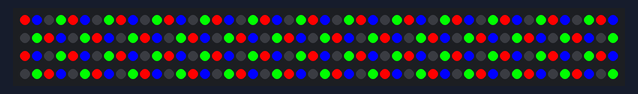
A sketch run on a simulated ESP32. Shown: 200 RGB LEDs in strip order, left to right, continuing on the next row. Dim RGB values are drawn brighter than linear; WiFi joins after 1.5 s; servers stay silent unless stated; colours are those a GRB WS2812 strip shows for the declared byte order.

Above: at 0.1 s.
At 37.22 s:
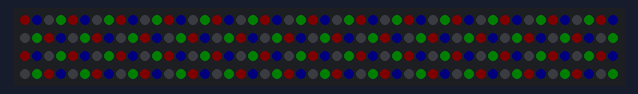

The sketch:

Full_test2.ino
```cpp
#define K32_SET_NODEID      0
#define K32_SET_HWREVISION  1


#include "debug.h"

// #include <ESP_FlexyStepper.h>   // https://github.com/pkerspe/ESP-FlexyStepper
// ESP_FlexyStepper stepper;

// #define PIN_LEDSTRIP  18
// #define PIN_LEDDOT    19
// #define STRIP_TYPE    LED_SK6812W_V1  // LED_WS2812_V1  LED_WS2812B_V1  LED_WS2812B_V2  LED_WS2812B_V3  LED_WS2813_V1  LED_WS2813_V2   LED_WS2813_V3  LED_WS2813_V4  LED_SK6812_V1  LED_SK6812W_V1,
// #define STRIP_SIZE    180

float maxSpeed = 0;


void setup()
{
  // STEPPER
  // stepper_setup();

  // WIFI
  wifi_ota( "faraway-proto");
  wifi_maxTry(20);
  wifi_connect("kxkm-wifi", "KOMPLEXKAPHARNAUM");

  // LEDS manual
  leds_setup();
  leds_all(255);
}

int dec = 255;

void loop()
{
  wifi_loop();
  // stepper_loop();
  delay(10);

  // float speed = stepper.getCurrentVelocityInStepsPerSecond();
  // if (speed < 0) speed *= -1;
  // if (speed > maxSpeed) maxSpeed = speed;

  // int master = min(255, 100*speed/maxSpeed);

  dec -= 1;
  if (dec < 0) dec = 255;
  // leds_all(dec);

  leds_all(dec);
}
```

FastLED_RGBW.h
```cpp
/* FastLED_RGBW
 *
 * Hack to enable SK6812 RGBW strips to work with FastLED.
 *
 * Original code by Jim Bumgardner (http://krazydad.com).
 * Modified by David Madison (http://partsnotincluded.com).
 *
*/

// From: https://www.partsnotincluded.com/fastled-rgbw-neopixels-sk6812/

#ifndef FastLED_RGBW_h
#define FastLED_RGBW_h

struct CRGBW  {
  union {
    struct {
      union {
        uint8_t g;
        uint8_t green;
      };
      union {
        uint8_t r;
        uint8_t red;
      };
      union {
        uint8_t b;
        uint8_t blue;
      };
      union {
        uint8_t w;
        uint8_t white;
      };
    };
    uint8_t raw[4];
  };

  CRGBW(){}

  CRGBW(uint8_t rd, uint8_t grn, uint8_t blu, uint8_t wht){
    r = rd;
    g = grn;
    b = blu;
    w = wht;
  }

  inline void operator = (const CRGB c) __attribute__((always_inline)){
    this->r = c.r;
    this->g = c.g;
    this->b = c.b;
    this->white = 0;
  }
};

inline uint16_t getRGBWsize(uint16_t nleds){
  uint16_t nbytes = nleds * 4;
  if(nbytes % 3 > 0) return nbytes / 3 + 1;
  else return nbytes / 3;
}

inline uint16_t getRGBsize(uint16_t nleds){
  uint16_t nbytes = nleds * 3;
  if(nbytes % 3 > 0) return nbytes / 3 + 1;
  else return nbytes / 3;
}

#endif
```

debug.h
```cpp
#ifndef debug_h
#define debug_h


// ENABLE / DISABLE LOGGING
// #define DEBUGFLAG


#ifdef DEBUGFLAG
 #define LOGSETUP()                    Serial.begin(115200)
 #define LOGINL(x)                     Serial.print (x)
 #define LOGDEC(x)                     Serial.print (x, DEC)
 #define LOGHEX(x)                     Serial.print (x, HEX)
 #define LOGF(x, y)                    Serial.printf (x, y)
 #define LOGF2(x, y1, y2)              Serial.printf (x, y1, y2)
 #define LOGF3(x, y1, y2, y3)          Serial.printf (x, y1, y2, y3)
 #define LOGF4(x, y1, y2, y3, y4)      Serial.printf (x, y1, y2, y3, y4)
 #define LOGF5(x, y1, y2, y3, y4, y5)  Serial.printf (x, y1, y2, y3, y4, y5)
 #define LOG(x)                        Serial.println (x)
#else
 #define LOGSETUP()
 #define LOGINL(x)
 #define LOGDEC(x)
 #define LOGHEX(x)
 #define LOGF(x, y)
 #define LOGF2(x, y1, y2)
 #define LOGF3(x, y1, y2, y3)
 #define LOGF4(x, y1, y2, y3, y4)
 #define LOG(x)
#endif


#endif
```

leds.ino
```cpp
#include <FastLED.h>
#include "FastLED_RGBW.h"   // https://www.partsnotincluded.com/fastled-rgbw-neopixels-sk6812/

#define NUM_LEDS 150
#define DATA_PIN 26
#define BRIGHTNESS  255

int pos = 0;
int master = 0;
int inc = 2;

CRGBW leds[NUM_LEDS];
CRGB *ledsRGB = (CRGB *) &leds[0];

void leds_setup() {
    FastLED.addLeds<WS2812B, DATA_PIN, RGB>(ledsRGB, getRGBWsize(NUM_LEDS));
    leds_clear();
    leds_show();
}

bool leds_clear() {
    for (int i = 0; i < NUM_LEDS; i++) leds[i] = CRGBW(0,0,0,0);
}

void leds_show() {
    FastLED.show();
}

bool leds_all(int value) {
    value = min(255, max(0, value));
    for (int i = 0; i < NUM_LEDS; i++) leds[i] = CRGBW(value,0,0,0);
    leds_show();
}
```

stepper.ino
```cpp
// int dirPin = 17;
// int pulPin = 4;

// int stepsPerRevolution = 25600*1.65;

// enum States {STOP, MOVE, WAIT};
// States state = STOP;

// float targetRun = 2.0;
// unsigned long waiterTime = 0;

// void stepper_setup()
// {
//     // connect and configure the stepper motor to its IO pins
//     stepper.connectToPins(pulPin, dirPin);
//     stepper.setStepsPerRevolution(stepsPerRevolution);

//     // set the speed and acceleration rates for the stepper motor
//     int speed = stepsPerRevolution*0.1;
//     int accel = 4*speed;
//     int decel = 0.15*speed/targetRun;

//     stepper.setSpeedInStepsPerSecond(speed);
//     stepper.setAccelerationInStepsPerSecondPerSecond(accel);
//     stepper.setDecelerationInStepsPerSecondPerSecond(decel);

//     // Reach destination Callback
//     stepper.registerTargetPositionReachedCallback(targetPositionReachedCallback);

//     // Start the stepper instance as a service in the "background" as a separate task
//     // and the OS of the ESP will take care of invoking the processMovement() task regularily so you can do whatever you want in the loop function
//     stepper.startAsService();
// }

// void targetPositionReachedCallback(long position)
// {
//     state = WAIT;
//     delay(5000);
//     state = STOP;
// }


// void stepper_loop()
// {
//     // Ready to start
//     if (state == STOP) {
//         targetRun *= -1;
//         stepper.setTargetPositionRelativeInRevolutions(targetRun);
//         state = MOVE;
//     }
// }
```

wifi.ino
```cpp
#include <WiFi.h>
#include <ESPmDNS.h>
#include <ArduinoOTA.h>

bool wifi_available = false;
byte wifi_retry = 0;
byte wifi_otaEnable = false;
String wifi_nameDevice = "esp32";
void (*wifi_conClbck)();
byte wifi_maxRetry = 0;


/*
   Setup OTA
*/
void wifi_ota(String nameDevice) {
  wifi_otaEnable = true;
  wifi_nameDevice = nameDevice;
  ArduinoOTA.setHostname(nameDevice.c_str());
  _wifi_otabegin();
}
void _wifi_otabegin() {
  if (!wifi_otaEnable || !wifi_available) return;
  ArduinoOTA.begin();
  LOGINL("OTA: started = ");
  LOG(wifi_nameDevice);
}

/*
   Setup static WIFI
*/
void wifi_static(String ip, String gateway, String mask) {
  IPAddress addrIP;
  addrIP.fromString(ip);
  IPAddress gateIP;
  if (gateway == "auto") {
    gateIP.fromString(ip);
    gateIP[3] = 1;
  }
  else gateIP.fromString(gateway);
  IPAddress maskIP;
  maskIP.fromString(mask);
  WiFi.config(addrIP, gateIP, maskIP);
}
void wifi_static(String ip, String gateway) {
  wifi_static(ip, gateway, "255.255.255.0");
}
void wifi_static(String ip) {
  wifi_static(ip, "auto");
}


/*
   Connect as STATION
*/
void wifi_connect(const char* ssid, const char* password) {
  WiFi.mode(WIFI_STA);
  WiFi.onEvent([](WiFiEvent_t event, WiFiEventInfo_t info){
    if (wifi_available) LOG("WIFI: disconnected");
    wifi_available = false;
    _wifi_disconnected();
    wifi_retry += 1;

    // Check max retry
    if (wifi_maxRetry > 0 && wifi_retry > wifi_maxRetry) wifi_stop();
    else {
      LOGF("WIFI: reconnecting.. %i\n", wifi_retry);
      WiFi.reconnect();
    }
  }, WiFiEvent_t::SYSTEM_EVENT_STA_DISCONNECTED);

  WiFi.onEvent([](WiFiEvent_t event, WiFiEventInfo_t info){
    wifi_retry = 0;
    if (wifi_available) return;
    wifi_available = true;
    LOGINL("WIFI: connected = ");
    LOG(WiFi.localIP());
    _wifi_connected();
  }, WiFiEvent_t::SYSTEM_EVENT_STA_GOT_IP);

  WiFi.begin(ssid, password);
}

/*
 * Set Callback triggered when connection
 * is (re-)established
 */
void wifi_onConnect(void (*f)()) {
  wifi_conClbck = f;
}

/*
   Get connection status
*/
bool wifi_isok() {
  return wifi_available;
}

/*
   Internal callback
*/
void _wifi_connected() {
  _wifi_otabegin();
  //(*wifi_conClbck)();
}

/*
   Internal callback
*/
void _wifi_disconnected() {

}

/*
 * Wifi LOOP
 */
void wifi_loop() {
  // Run OTA
  if (wifi_otaEnable && wifi_available) ArduinoOTA.handle();
}

/*
   Wait for wifi to be connected, or until timeout
   Can trigger Restart on timeout
*/
void wifi_wait(int timeout, bool restart) {
  byte retries = 0;
  while (retries < timeout / 100) {
    if (wifi_available) return;
    retries += 1;
    delay(100);
  }
  if (restart) {
    LOG("\nWIFI: timeout is over, restarting..\n");
    ESP.restart();
  }
  else LOG("WIFI: timeout is over");
}

/*
   Disable wifi if no conn after x
*/
void wifi_maxTry(byte maxT) {
  wifi_maxRetry = maxT;
}

/*
   Disable wifi
*/
void wifi_stop() {
  LOG("Stopping wifi...");
  WiFi.mode(WIFI_OFF);
  btStop();
}
```
